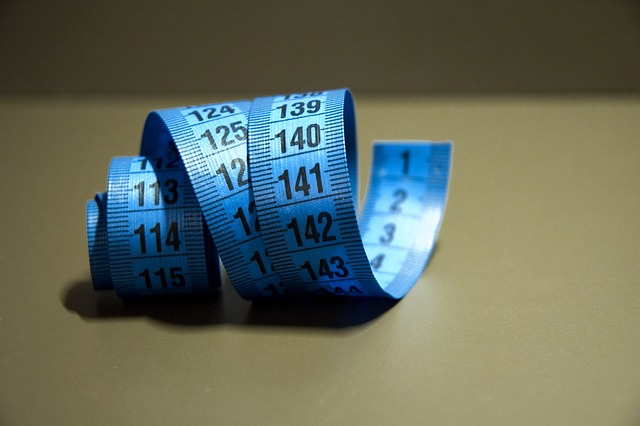
#> input picture sample.jpg, 640 x 426 px
$ python convolve3d.py
#> lines starting #> are read from the running program, lines starting #| are printed output that depends on the picture
import numpy as np
import cv2
from padding import padding
import os

os.chdir(os.path.dirname(os.path.abspath(__file__)))
image=cv2.imread("sample.jpg")
#> image is the input picture: shape (426, 640, 3); mean B, G, R 92.4, 106.8, 99.8
random_kernel=np.random.randint(-10,10,size=(3,3))
gaussian_kernel=np.ones((3,3))

def convolve3d(image,kernel):
    h,w,c=image.shape
#> h = 426; w = 640; c = 3
    kernel_size=kernel.shape[0]
    pad_size=kernel.shape[0]//2
    # padded=padding(image,pad_size)
    padded=np.pad(image,((pad_size,pad_size),(pad_size,pad_size),(0,0)),mode='edge')
    output_image=np.zeros_like(image)
    for i in range(h):
        for j in range(w):
            region=padded[i:i+kernel_size,j:j+kernel_size,:]
            for c in range(3):
                rgb_value=np.sum(kernel*region[:,:,c])
                output_image[i,j,c]=rgb_value
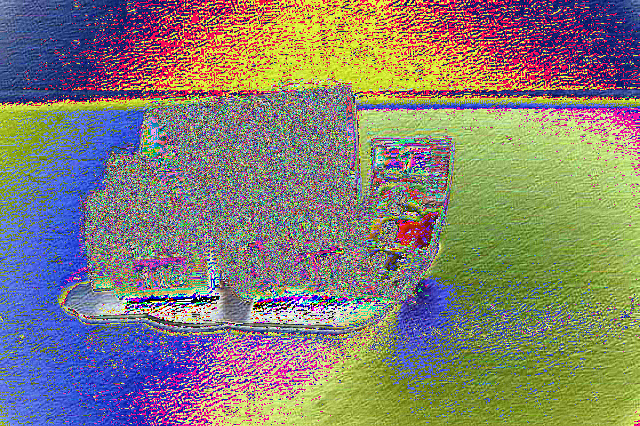
#> output_image: shape (426, 640, 3); mean B, G, R 115.9, 127.3, 131.8
    return output_image
cv2.imshow("colv",convolve3d(image,random_kernel))
cv2.waitKey(0)
cv2.destroyAllWindows()
